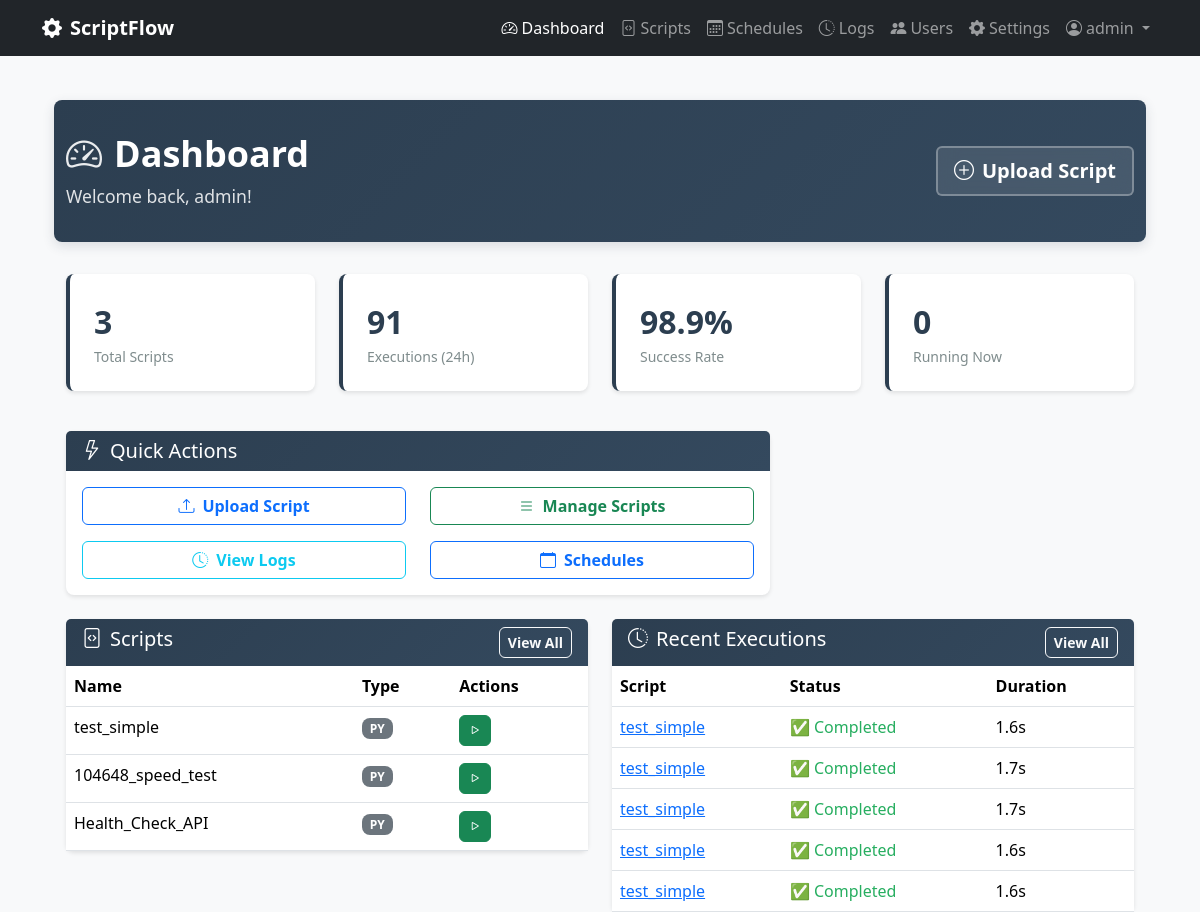
The app's page /dashboard (signed in) with its own data.
### scriptflow.py (models this page shows, shortened)
class User(UserMixin, db.Model):
    __tablename__ = 'users'
    id = db.Column(db.Integer, primary_key=True)
    username = db.Column(db.String(80), unique=True, nullable=False)
    email = db.Column(db.String(120), unique=True, nullable=False)
    password_hash = db.Column(db.String(255), nullable=False)
    is_admin = db.Column(db.Boolean, default=False, nullable=False)
    can_view_all_data = db.Column(db.Boolean, default=False, nullable=False)
    created_at = db.Column(db.DateTime, default=datetime.now)
    last_login = db.Column(db.DateTime)

class Script(db.Model):
    __tablename__ = 'scripts'
    id = db.Column(db.Integer, primary_key=True)
    name = db.Column(db.String(100), nullable=False)
    description = db.Column(db.Text)
    filename = db.Column(db.String(255), nullable=False)
    file_path = db.Column(db.String(500), nullable=False)
    script_type = db.Column(db.String(10), nullable=False)  # 'py' or 'bat'
    file_size = db.Column(db.Integer)
    created_at = db.Column(db.DateTime, default=datetime.now)
    updated_at = db.Column(db.DateTime, default=datetime.now, onupdate=datetime.now)
    is_active = db.Column(db.Boolean, default=True)
    user_id = db.Column(db.Integer, db.ForeignKey('users.id'), nullable=False)

class Execution(db.Model):
    __tablename__ = 'executions'
    id = db.Column(db.Integer, primary_key=True)
    started_at = db.Column(db.DateTime, default=datetime.now, nullable=False)
    completed_at = db.Column(db.DateTime)
    status = db.Column(db.String(20), default='pending', nullable=False)  # pending, running, completed, failed, timeout
    exit_code = db.Column(db.Integer)
    stdout = db.Column(db.Text)
    stderr = db.Column(db.Text)
    duration_seconds = db.Column(db.Float)
    trigger_type = db.Column(db.String(20), default='manual', nullable=False)  # manual, scheduled, api
    script_id = db.Column(db.Integer, db.ForeignKey('scripts.id'), nullable=False)
    user_id = db.Column(db.Integer, db.ForeignKey('users.id'), nullable=False)
    script = db.relationship('Script', backref='executions')
    @property
    def formatted_duration(self):
        if not self.duration_seconds:
            return "N/A"
        if self.duration_seconds < 60:
            return f"{self.duration_seconds:.1f}s"
        else:
            minutes = int(self.duration_seconds // 60)
            seconds = int(self.duration_seconds % 60)
            return f"{minutes}m {seconds}s"
    @property
    def status_icon(self):
        icons = {
            'pending': '⏳',
            'running': '🔄',  # Emoji simples que funciona bem
            'completed': '✅',
            'failed': '❌',
            'timeout': '⏰',
            'cancelled': '🛑'
        }
        return icons.get(self.status, '❓')
    @property
    def status_color(self):
        colors = {
            'pending': 'secondary',
            'running': 'running',  # Usar classe CSS personalizada com animação
            'completed': 'success',
            'failed': 'danger',
            'timeout': 'warning',
            'cancelled': 'danger'
        }
        return colors.get(self.status, 'secondary')

### scriptflow.py (the view)
@app.route('/dashboard')
@login_required
def dashboard():
    scripts_query = Script.query.filter_by(is_active=True)
    user_scripts = apply_user_data_filter(scripts_query).all()
    executions_query = Execution.query
    recent_executions = apply_user_data_filter(executions_query)\
        .order_by(Execution.started_at.desc())\
        .limit(5).all()
    total_scripts = len(user_scripts)
    executions_24h_query = Execution.query.filter(
        Execution.started_at >= datetime.now() - timedelta(days=1)
    )
    executions_24h = apply_user_data_filter(executions_24h_query).count()
    successful_24h_query = Execution.query.filter(
        Execution.started_at >= datetime.now() - timedelta(days=1),
        Execution.status == 'completed',
        Execution.exit_code == 0
    )
    successful_24h = apply_user_data_filter(successful_24h_query).count()
    success_rate = round((successful_24h / executions_24h * 100) if executions_24h > 0 else 100, 1)
    stats = {
        'total_scripts': total_scripts,
        'executions_24h': executions_24h,
        'success_rate_24h': success_rate,
        'running_count': len(running_processes)
    }
    return render_template('dashboard.html',
                         scripts=user_scripts,
                         recent_executions=recent_executions,
                         stats=stats)

### templates/dashboard.html (shortened to what this page needs)
{% extends "base.html" %}
{% block content %}
<div class="container-fluid">
    <div class="page-header">
        <div class="container">
            <div class="row align-items-center">
                <div class="col">
                    <h1>
                        <i class="bi bi-speedometer2"></i>Dashboard
                    </h1>
                    <p>Welcome back, {{ current_user.username }}!</p>
                </div>
                <div class="col-auto">
                    <a href="{{ url_for('upload_script') }}" class="btn btn-lg">
                        <i class="bi bi-plus-circle me-2"></i>Upload Script
                    </a>
                </div>
            </div>
        </div>
    </div>
    <div class="container">
        <div class="row mb-4">
            <div class="col-md-3 mb-3">
                <div class="stats-card">
                    <p class="stats-number">{{ stats.total_scripts }}</p>
                    <p class="stats-label">Total Scripts</p>
                </div>
            </div>
            <div class="col-md-3 mb-3">
                <div class="stats-card">
                    <p class="stats-number">{{ stats.executions_24h }}</p>
                    <p class="stats-label">Executions (24h)</p>
                </div>
            </div>
            <div class="col-md-3 mb-3">
                <div class="stats-card">
                    <p class="stats-number">{{ stats.success_rate_24h }}%</p>
                    <p class="stats-label">Success Rate</p>
                </div>
            </div>
            <div class="col-md-3 mb-3">
                <div class="stats-card">
                    <p class="stats-number">{{ stats.running_count }}</p>
                    <p class="stats-label">Running Now</p>
                </div>
            </div>
        </div>
        <div class="row mb-4">
            <div class="col-md-8">
                <div class="card">
                    <div class="card-header bg-primary text-white">
                        <h5 class="mb-0"><i class="bi bi-lightning me-2"></i>Quick Actions</h5>
                    </div>
                    <div class="card-body">
                        <div class="row">
                            <div class="col-md-6 mb-3">
                                <a href="{{ url_for('upload_script') }}" class="btn btn-outline-primary w-100">
                                    <i class="bi bi-upload me-2"></i>Upload Script
                                </a>
                            </div>
                            <div class="col-md-6 mb-3">
                                <a href="{{ url_for('scripts') }}" class="btn btn-outline-success w-100">
                                    <i class="bi bi-list me-2"></i>Manage Scripts
                                </a>
                            </div>
                            <div class="col-md-6">
                                <a href="{{ url_for('logs') }}" class="btn btn-outline-info w-100">
                                    <i class="bi bi-clock-history me-2"></i>View Logs
                                </a>
                            </div>
                            <div class="col-md-6">
                                <a href="{{ url_for('schedules') }}" class="btn btn-outline-primary w-100">
                                    <i class="bi bi-calendar me-2"></i>Schedules
                                </a>
                            </div>
                        </div>
                    </div>
                </div>
            </div>
        </div>
        <div class="row">
            <div class="col-md-6">
                <div class="card">
                    <div class="card-header bg-primary text-white d-flex justify-content-between">
                        <h5 class="mb-0"><i class="bi bi-file-code me-2"></i>Scripts</h5>
                        <a href="{{ url_for('scripts') }}" class="btn btn-sm btn-outline-light">View All</a>
                    </div>
                    <div class="card-body p-0">
                        {% if scripts %}
                            <div class="table-responsive">
                                <table class="table table-hover mb-0">
                                    <thead>
                                        <tr>
                                            <th>Name</th>
                                            <th>Type</th>
                                            <th>Actions</th>
                                        </tr>
                                    </thead>
                                    <tbody>
                                        {% for script in scripts[:5] %}
                                        <tr>
                                            <td>{{ script.name }}</td>
                                            <td><span class="badge bg-secondary">{{ script.script_type.upper() }}</span></td>
                                            <td>
                                                <form method="POST" action="{{ url_for('execute_script', script_id=script.id) }}" class="d-inline">
                                                    <button type="submit" class="btn btn-sm btn-success" title="Execute">
                                                        <i class="bi bi-play"></i>
                                                    </button>
                                                </form>
                                            </td>
                                        </tr>
                                        {% endfor %}
                                    </tbody>
                                </table>
                            </div>
                        {% else %}
                            <div class="p-4 text-center">
                                <i class="bi bi-file-code text-muted" style="font-size: 3rem;"></i>
                                <p class="text-muted mt-2">No scripts yet</p>
                                <a href="{{ url_for('upload_script') }}" class="btn btn-primary">Upload First Script</a>
                            </div>
                        {% endif %}
                    </div>
                </div>
            </div>
            <div class="col-md-6">
                <div class="card">
                    <div class="card-header bg-primary text-white d-flex justify-content-between">
                        <h5 class="mb-0"><i class="bi bi-clock-history me-2"></i>Recent Executions</h5>
                        <a href="{{ url_for('logs') }}" class="btn btn-sm btn-outline-light">View All</a>
                    </div>
                    <div class="card-body p-0">
                        {% if recent_executions %}
                            <div class="table-responsive">
                                <table class="table table-hover mb-0">
                                    <thead>
                                        <tr>
                                            <th>Script</th>
                                            <th>Status</th>
                                            <th>Duration</th>
                                        </tr>
                                    </thead>
                                    <tbody>
                                        {% for execution in recent_executions %}
                                        <tr>
                                            <td>
                                                <a href="{{ url_for('view_execution', execution_id=execution.id) }}">
                                                    {{ execution.script.name if execution.script else 'Unknown' }}
                                                </a>
                                            </td>
                                            <td>
                                                <span class="status-{{ execution.status_color }}">
                                                    {{ execution.status_icon }} {{ execution.status|title }}
                                                </span>
                                            </td>
                                            <td>{{ execution.formatted_duration }}</td>
                                        </tr>
                                        {% endfor %}
                                    </tbody>
                                </table>
                            </div>
                        {% else %}
                            <div class="p-4 text-center">
                                <i class="bi bi-clock-history text-muted" style="font-size: 3rem;"></i>
                                <p class="text-muted mt-2">No executions yet</p>
                            </div>
                        {% endif %}
                    </div>
                </div>
            </div>
        </div>
    </div>
</div>
{% endblock %}

### templates/base.html (shortened to what this page needs)
<!DOCTYPE html>
<html lang="en">
<head>
    <link href="https://cdn.jsdelivr.net/npm/bootstrap@5.3.2/dist/css/bootstrap.min.css" rel="stylesheet">
    <link href="https://cdn.jsdelivr.net/npm/bootstrap-icons@1.11.0/font/bootstrap-icons.css" rel="stylesheet">
    <link href="{{ url_for('static', filename='css/app.css') }}" rel="stylesheet">
</head>
<body{% block body_class %}{% endblock %}>
    <nav class="navbar navbar-expand-lg navbar-dark bg-dark fixed-top">
        <div class="container">
            <a class="navbar-brand" href="{{ url_for('dashboard') }}">
                <i class="bi bi-gear-fill me-2"></i>ScriptFlow
            </a>
            <div class="navbar-nav ms-auto">
                <a class="nav-link{% if request.endpoint == 'dashboard' %} active{% endif %}" href="{{ url_for('dashboard') }}">
                    <i class="bi bi-speedometer2 me-1"></i>Dashboard
                </a>
                <a class="nav-link{% if request.endpoint in ['scripts', 'upload_script', 'edit_script', 'view_script'] %} active{% endif %}" href="{{ url_for('scripts') }}">
                    <i class="bi bi-file-code me-1"></i>Scripts
                </a>
                <a class="nav-link{% if request.endpoint in ['schedules', 'create_schedule', 'edit_schedule'] %} active{% endif %}" href="{{ url_for('schedules') }}">
                    <i class="bi bi-calendar3 me-1"></i>Schedules
                </a>
                <a class="nav-link{% if request.endpoint in ['logs', 'view_execution'] %} active{% endif %}" href="{{ url_for('logs') }}">
                    <i class="bi bi-clock-history me-1"></i>Logs
                </a>
                {% if current_user.is_admin %}
                <a class="nav-link{% if request.endpoint in ['manage_users', 'create_user', 'edit_user'] %} active{% endif %}" href="{{ url_for('manage_users') }}">
                    <i class="bi bi-people-fill me-1"></i>Users
                </a>
                {% endif %}
                <a class="nav-link{% if request.endpoint in ['settings', 'python_settings', 'terminal'] %} active{% endif %}" href="{{ url_for('settings') }}">
                    <i class="bi bi-gear-fill me-1"></i>Settings
                </a>
                <div class="nav-item dropdown">
                    <a class="nav-link dropdown-toggle" href="#" role="button" data-bs-toggle="dropdown">
                        <i class="bi bi-person-circle me-1"></i>{{ current_user.username }}
                    </a>
                </div>
            </div>
        </div>
    </nav>
    <main class="container mt-4">
        {% block content %}{% endblock %}
    </main>
</body>
</html>

### records on screen
User: username "admin"
Script: name "test_simple", script_type "PY"
Script: name "104648_speed_test", script_type "PY"
Script: name "Health_Check_API", script_type "PY"
Execution: script "test_simple", status_icon "✅", status "Completed", formatted_duration "1.6s"
Execution: script "test_simple", status_icon "✅", status "Completed", formatted_duration "1.7s"
Execution: script "test_simple", status_icon "✅", status "Completed", formatted_duration "1.7s"
Execution: script "test_simple", status_icon "✅", status "Completed", formatted_duration "1.6s"
Execution: script "test_simple", status_icon "✅", status "Completed", formatted_duration "1.6s"

### other values on screen
{{ stats.total_scripts }} "3"
{{ stats.executions_24h }} "91"
{{ stats.success_rate_24h }} "98.9"
{{ stats.running_count }} "0"
